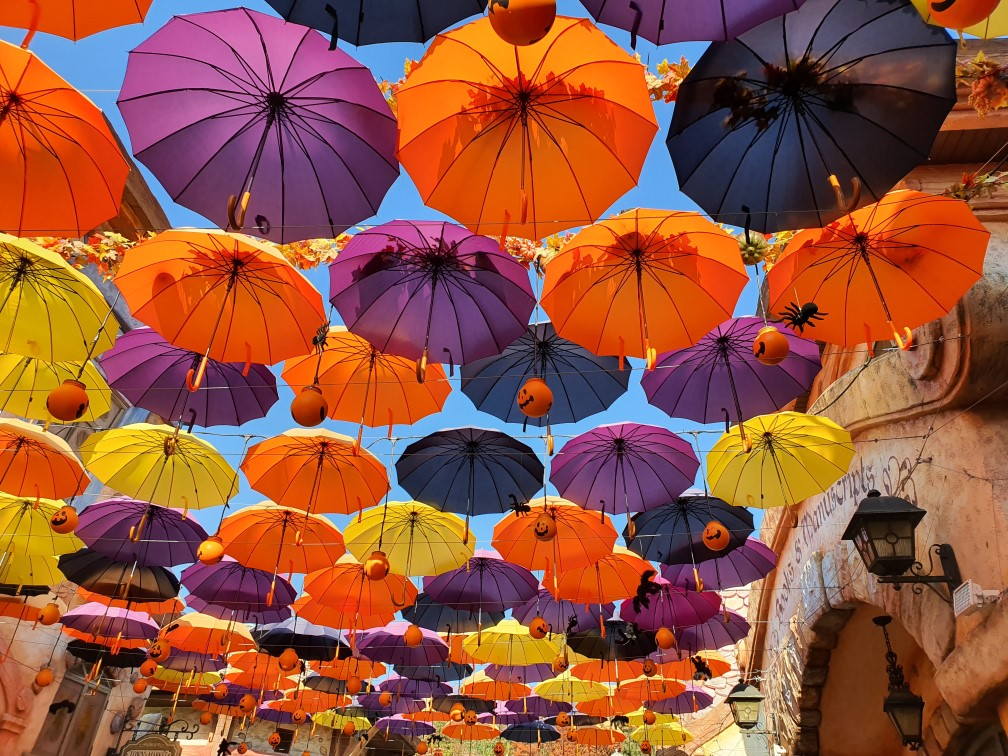
#> input picture 18_Template_Matching_A.jpg, 1008 x 756 px
$ python TemplateMatching.py
#> lines starting #> are read from the running program, lines starting #| are printed output that depends on the picture
import cv2
import numpy as np
from matplotlib import pyplot as plt

def template_matching():
    img = cv2.imread("18_Template_Matching_A.jpg", 0)
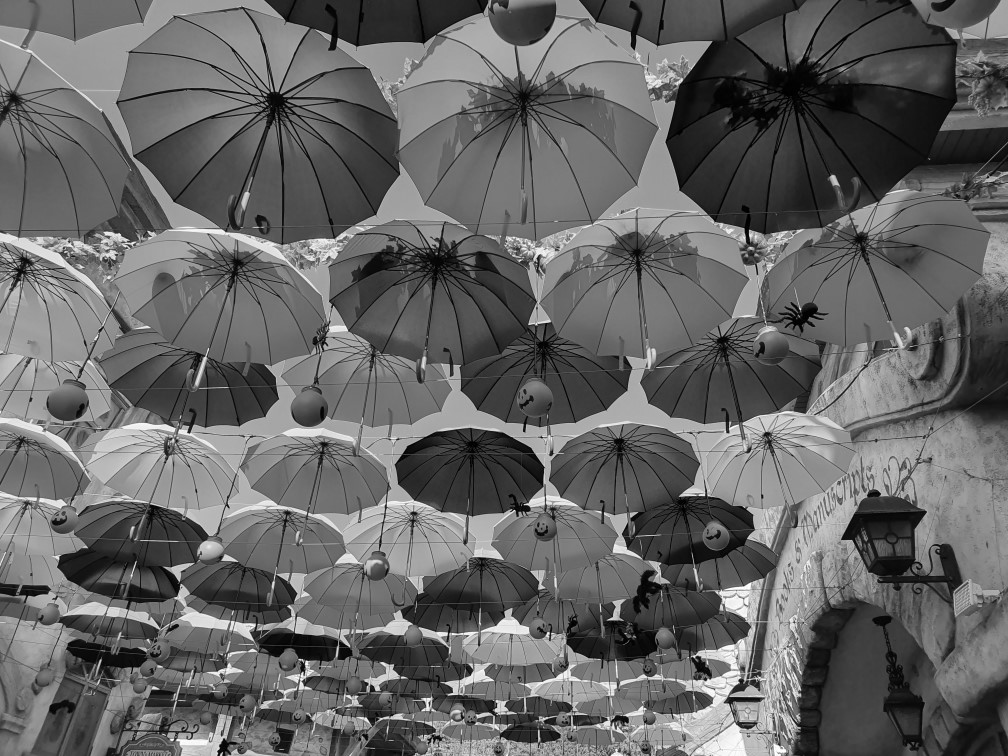
#> img: shape (756, 1008); min 0, max 255, mean 101.5
    img2 = img.copy()
    template = cv2.imread("18_Template_Matching_B.png", 0)
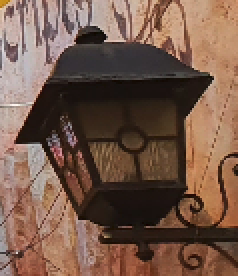
#> input picture 18_Template_Matching_B.png, 119 x 138 px (shown 2 times larger)
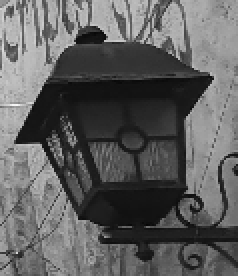
#> template: shape (138, 119) (shown 2 times larger); min 5, max 247, mean 95.5
    w, h = template.shape[::-1]
#> w = 119; h = 138
    methods = ["cv2.TM_CCOEFF_NORMED"]

    for meth in methods:
        img = img2.copy()
        method = eval(meth)
        res = cv2.matchTemplate(img, template, method)
        min_val, max_val, min_loc, max_loc = cv2.minMaxLoc(res)
        if method in [cv2.TM_SQDIFF, cv2.TM_SQDIFF_NORMED]:
            top_left = min_loc
        else:
            top_left = max_loc
        bottom_right = (top_left[0]+w, top_left[1]+h)
        cv2.rectangle(img, top_left, bottom_right, 255, 5)

        fig = plt.figure()
        fig.canvas.set_window_title("JestonNano_Template_Matching")
        plt.subplot(121), plt.title("Template"), plt.imshow(res, cmap="gray")
        plt.yticks([]), plt.xticks([])

        plt.subplot(122), plt.imshow(img, cmap="gray")
        plt.show()
#> this loop made 1 pass
#> (min_val, max_val, min_loc, top_left, bottom_right) on pass 1: (-0.418, 0.665, (865, 149), (831, 471), (950, 609))
#> pass 1, in template_matching, `res = cv2.matchTemplate(img, template, method)`:
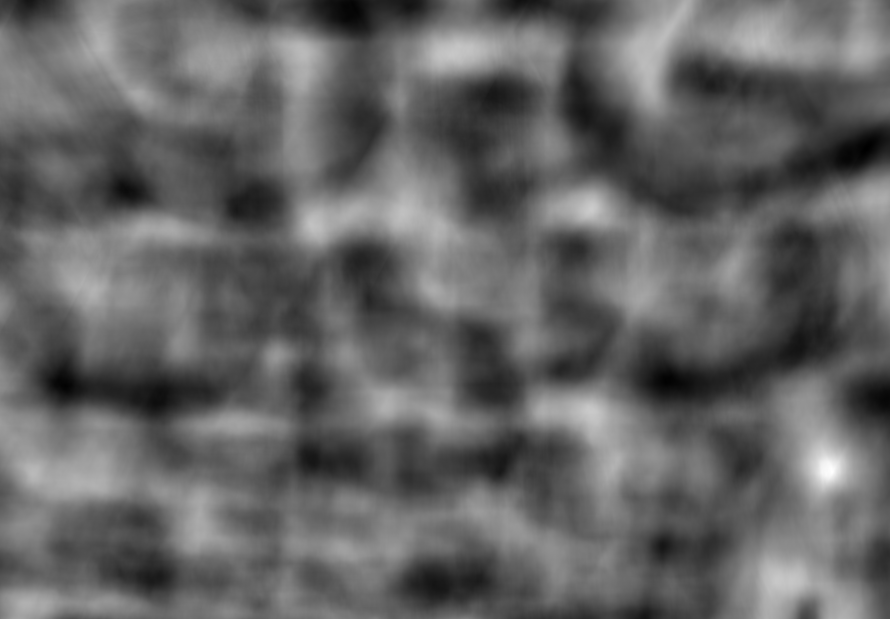
#> res: shape (619, 890) float32; min -0.418, max 0.665, mean 0.00886; drawn with min black and max white
#> pass 1, in template_matching, `plt.show()`:
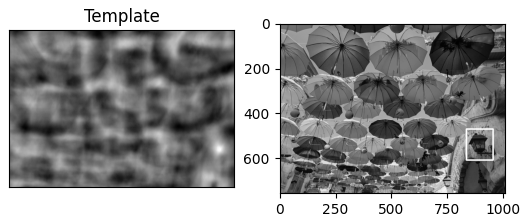
#> figure drawn by matplotlib, 2 panels


template_matching()
